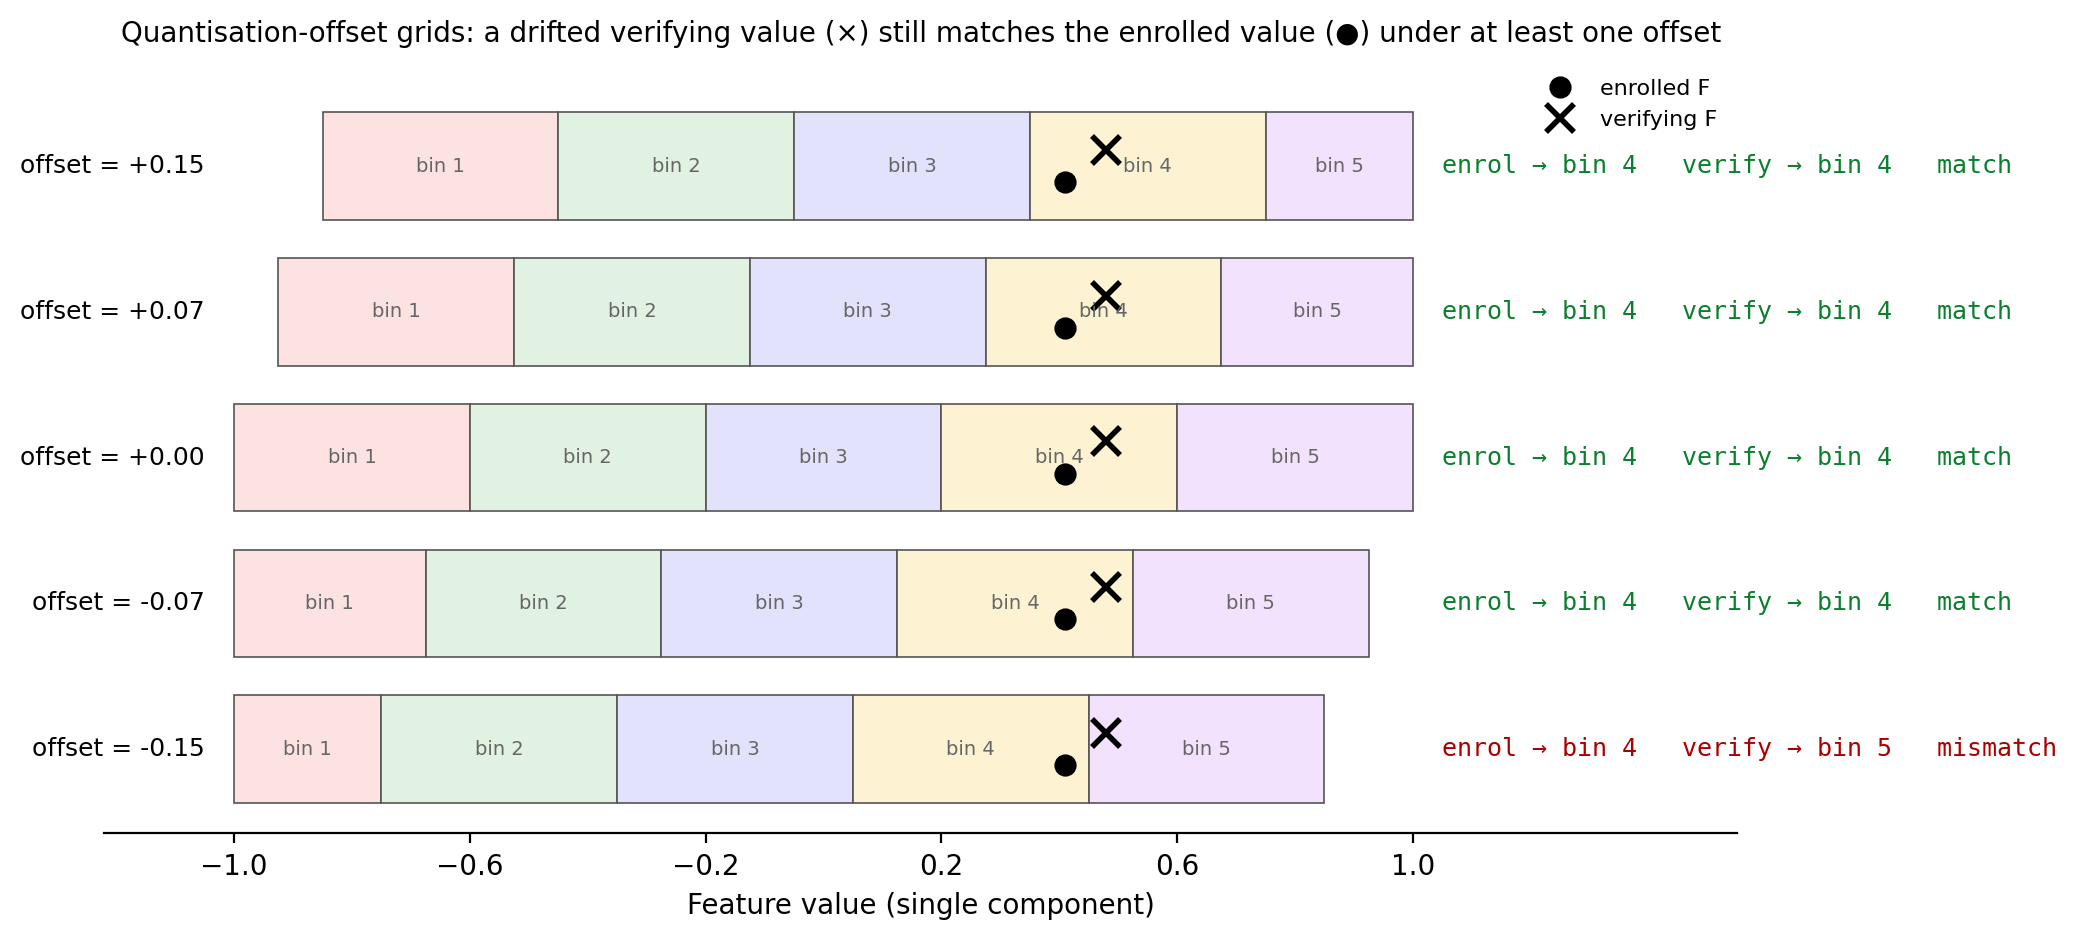

Write Python code to recreate this figure.
"""Quantisation-with-offsets visualisation for biometric-gated envelope encryption.

Shows how a single feature component quantises into different bin indices
under different offset grids, and how a small drift between enrolment and
verification can still be tolerated because at least one offset pair places
both values in the same bin.

Run:
    python docs/quantisation_offsets.py
Produces:
    docs/quantisation_offsets.png
    docs/quantisation_offsets.svg
"""

import matplotlib.pyplot as plt
import numpy as np

# ── System configuration ─────────────────────────────────────────────────────
NUM_BINS = 5
RANGE_MIN, RANGE_MAX = -1.0, 1.0
BIN_WIDTH = (RANGE_MAX - RANGE_MIN) / NUM_BINS          # 0.4
NUM_OFFSETS_SHOWN = 5                                   # 5 of 19 for clarity

# A feature value near a bin boundary, and a small drift at verification
ENROL_VALUE = 0.41                                      # near 0.2 / 0.6 boundary
VERIFY_VALUE = 0.48                                     # slightly drifted

offsets = np.linspace(-0.15, 0.15, NUM_OFFSETS_SHOWN)

# ── Figure ───────────────────────────────────────────────────────────────────
fig, ax = plt.subplots(figsize=(10.5, 4.8))

bin_colours = ['#fde2e2', '#e2f2e2', '#e2e2fd', '#fdf2d2', '#f2e2fd']
row_height = 0.7
row_gap = 0.95


def bin_for(value: float, offset: float) -> int:
    """Return 1-based bin index for a feature value under a given offset."""
    shifted = value - (RANGE_MIN + offset)
    return int(shifted / BIN_WIDTH) + 1


for i, off in enumerate(offsets):
    y0 = i * row_gap

    # Bin rectangles for this offset
    edges = np.linspace(RANGE_MIN + off, RANGE_MAX + off, NUM_BINS + 1)
    for b in range(NUM_BINS):
        left, right = max(edges[b], RANGE_MIN), min(edges[b + 1], RANGE_MAX)
        if right > left:
            ax.add_patch(
                plt.Rectangle(
                    (left, y0), right - left, row_height,
                    facecolor=bin_colours[b], edgecolor="#555", linewidth=0.6,
                )
            )
            ax.text(
                (left + right) / 2, y0 + row_height / 2, f"bin {b + 1}",
                ha="center", va="center", fontsize=7, color="#666",
            )

    # Offset label on the left
    ax.text(
        RANGE_MIN - 0.05, y0 + row_height / 2,
        f"offset = {off:+.2f}",
        ha="right", va="center", fontsize=9,
    )

    # Match / mismatch indicator on the right
    eb, vb = bin_for(ENROL_VALUE, off), bin_for(VERIFY_VALUE, off)
    ok = eb == vb
    ax.text(
        RANGE_MAX + 0.05, y0 + row_height / 2,
        f"enrol → bin {eb}   verify → bin {vb}   " + ("match" if ok else "mismatch"),
        ha="left", va="center", fontsize=9,
        color="#0a7f2e" if ok else "#a00",
        family="monospace",
    )

    # Plot enrolled value (●) and verifying value (×)
    ax.plot(ENROL_VALUE, y0 + row_height * 0.35, "ko", markersize=7,
            label="enrolled F" if i == 0 else None)
    ax.plot(VERIFY_VALUE, y0 + row_height * 0.65, "kx", markersize=10,
            markeredgewidth=2, label="verifying F" if i == 0 else None)

# ── Axis styling ─────────────────────────────────────────────────────────────
ax.set_xlim(RANGE_MIN - 0.22, RANGE_MAX + 0.55)
ax.set_ylim(-0.2, NUM_OFFSETS_SHOWN * row_gap + 0.1)
ax.set_yticks([])
ax.set_xticks(np.linspace(RANGE_MIN, RANGE_MAX, NUM_BINS + 1))
ax.set_xlabel("Feature value (single component)")
for s in ["top", "right", "left"]:
    ax.spines[s].set_visible(False)
ax.legend(loc="upper right", fontsize=8, frameon=False)
ax.set_title(
    "Quantisation-offset grids: a drifted verifying value (×) still "
    "matches the enrolled value (●) under at least one offset",
    fontsize=10,
)

plt.tight_layout()
plt.savefig("docs/quantisation_offsets.png", dpi=200, bbox_inches="tight")
plt.savefig("docs/quantisation_offsets.svg", bbox_inches="tight")
print("Saved: docs/quantisation_offsets.png and docs/quantisation_offsets.svg")
